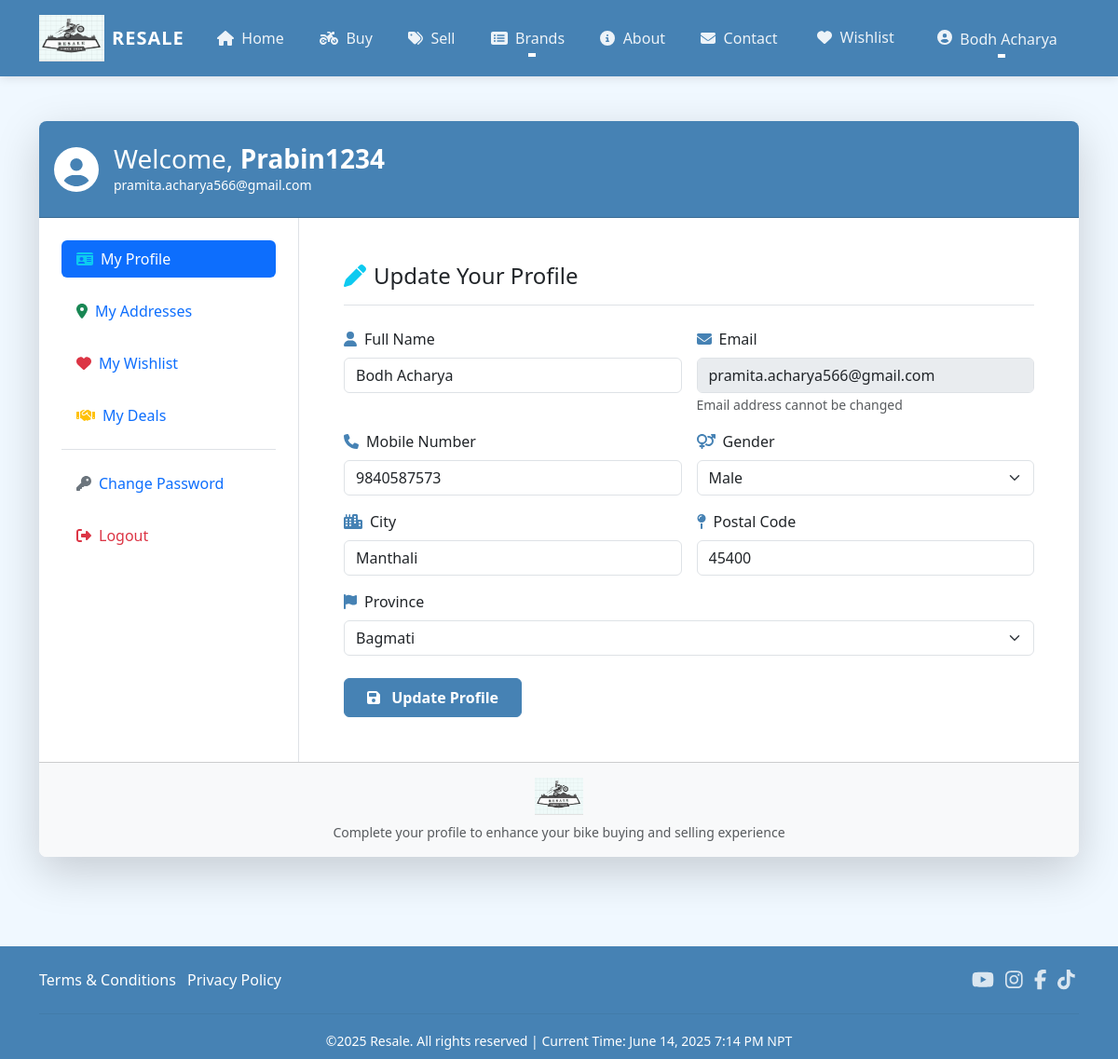
Screenshot of /profile/ (signed in) with the database file from the repository.
### proj/models.py (models this page shows, shortened)
class Customer(models.Model):
    user = models.ForeignKey(
        User,
        on_delete=models.CASCADE,
        related_name='customers'  # Added for better querying
    )
    name = models.CharField(
        max_length=200,
        verbose_name='Full Name'
    )
    gender = models.CharField(
        max_length=10,
        choices=GENDER_CHOICES,
        default='',
        verbose_name='Gender'
    )
    city = models.CharField(
        max_length=50,
        verbose_name='City'
    )
    state = models.CharField(
        choices=STATE_CHOICES,
        max_length=100,
        verbose_name='Province'
    )
    mobile = models.CharField(  # Changed to CharField
        max_length=10,
        validators=[MinLengthValidator(10)],  # For 10-digit numbers
        verbose_name='Mobile Number'
    )
    zipcode = models.CharField(  # Changed to CharField
        max_length=10,
        verbose_name='Postal Code'
    )
    class Meta:
        verbose_name = 'Customer'
        verbose_name_plural = 'Customers'
        ordering = ['name']

### proj/views.py (the view, shortened to what this page needs)
# urls.py: path('profile/',views.ProfileView.as_view(),name='profile'),
@method_decorator(login_required, name='dispatch')
class ProfileView(View):
    def get(self, request):
        existing_profile = Customer.objects.filter(user=request.user).first()
        if existing_profile:
            form = CustomerProfileForm(instance=existing_profile)
            has_profile = True
        else:
            form = CustomerProfileForm(initial={
                'name': request.user.get_full_name() or request.user.username,
                'email': request.user.email
            })
            has_profile = False
        return render(request, 'proj/profile.html', {'form': form, 'has_profile': has_profile})

### proj/forms.py (shortened to what this page needs)
class CustomerProfileForm(forms.ModelForm):
    email = forms.EmailField(
        required=False,
        disabled=True,
        widget=forms.EmailInput(attrs={'class': 'form-control'})
    )
    class Meta:
        model = Customer
        fields = ['name', 'gender', 'city', 'state', 'mobile', 'zipcode']
        widgets = {
            'name': forms.TextInput(attrs={'class': 'form-control'}),
            'gender': forms.Select(attrs={'class': 'form-select'}),
            'city': forms.TextInput(attrs={'class': 'form-control'}),
            'state': forms.Select(attrs={'class': 'form-select'}),
            'mobile': forms.TextInput(attrs={'class': 'form-control'}),
            'zipcode': forms.TextInput(attrs={'class': 'form-control'}),
        }
    def __init__(self, *args, **kwargs):
        super().__init__(*args, **kwargs)
        if self.instance and hasattr(self.instance, 'user') and self.instance.user:
            self.fields['email'].initial = self.instance.user.email

### proj/context_processors.py (called while the page is built)
def timezone_context(request):
    nepal_timezone = pytz.timezone('Asia/Kathmandu')
    current_time = datetime.datetime.now(nepal_timezone)
    return {
        'nepal_time': current_time,
        'timezone_name': 'Nepal Standard Time (UTC+5:45)',
        'timezone_short': 'NPT',
    }

### proj/templates/proj/profile.html (shortened to what this page needs)
{% extends 'proj/base.html' %}
{% load static %}
{% block main-content %}
<div class="container py-5">
    <div class="row justify-content-center">
        <div class="col-lg-12">
            <div class="card border-0 shadow-lg rounded-3 overflow-hidden">
                <div class="card-header bg-primary text-white py-4">
                    <div class="d-flex align-items-center">
                        <div class="profile-icon me-3">
                            <i class="fas fa-user-circle fa-3x"></i>
                        </div>
                        <div>
                            <h3 class="mb-0">Welcome, <span class="text-capitalize fw-bold">{{request.user}}</span></h3>
                            <p class="mb-0 small">{{ request.user.email }}</p>
                        </div>
                    </div>
                </div>
                <div class="card-body p-0">
                    <div class="row g-0">
                        <div class="col-md-3 border-end">
                            <div class="nav flex-column nav-pills p-4" role="tablist">
                                <a class="nav-link active mb-3 d-flex align-items-center" href="{% url 'main:profile' %}">
                                    <i class="fas fa-id-card text-info me-2"></i> My Profile
                                </a>
                                <a class="nav-link mb-3 d-flex align-items-center" href="{% url 'main:address' %}">
                                    <i class="fas fa-map-marker-alt text-success me-2"></i> My Addresses
                                </a>
                                <a class="nav-link mb-3 d-flex align-items-center" href="{% url 'main:wishlist' %}">
                                    <i class="fas fa-heart text-danger me-2"></i> My Wishlist
                                </a>
                                <a class="nav-link mb-3 d-flex align-items-center" href="{% url 'main:my_deals' %}">
                                    <i class="fas fa-handshake text-warning me-2"></i> My Deals
                                </a>
                                <div class="mt-auto border-top pt-3 mt-3">
                                    <a class="nav-link mb-3 d-flex align-items-center" href="{% url 'main:passwordchange' %}">
                                        <i class="fas fa-key text-secondary me-2"></i> Change Password
                                    </a>
                                    <form method="post" action="{% url 'main:logout' %}" style="display: inline;">
                                        <button type="submit" class="nav-link text-danger border-0 bg-transparent w-100 text-start d-flex align-items-center">
                                            <i class="fas fa-sign-out-alt me-2"></i> Logout
                                        </button>
                                    </form>
                                </div>
                            </div>
                        </div>
                        <div class="col-md-9">
                            <div class="p-4 p-md-5">
                                <h4 class="mb-4 border-bottom pb-3">
                                    {% if has_profile %}
                                    <i class="fas fa-pen text-info me-2"></i>Update Your Profile
                                    {% else %}
                                    <i class="fas fa-plus-circle text-info me-2"></i>Create Your Profile
                                    {% endif %}
                                </h4>
                                <form method="post" class="row g-3">
                                    <div class="col-md-6">
                                        <label for="{{ form.name.id_for_label }}" class="form-label"><i class="fas fa-user text-primary me-2"></i>{{ form.name.label }}</label>
                                        {{ form.name }}
                                    </div>
                                    <div class="col-md-6">
                                        <label for="{{ form.email.id_for_label }}" class="form-label"><i class="fas fa-envelope text-primary me-2"></i>Email</label>
                                        {{ form.email }}
                                        <small class="form-text text-muted">Email address cannot be changed</small>
                                    </div>
                                    <div class="col-md-6">
                                        <label for="{{ form.mobile.id_for_label }}" class="form-label"><i class="fas fa-phone text-primary me-2"></i>{{ form.mobile.label }}</label>
                                        {{ form.mobile }}
                                    </div>
                                    <div class="col-md-6">
                                        <label for="{{ form.gender.id_for_label }}" class="form-label"><i class="fas fa-venus-mars text-primary me-2"></i>{{ form.gender.label }}</label>
                                        {{ form.gender }}
                                    </div>
                                    <div class="col-md-6">
                                        <label for="{{ form.city.id_for_label }}" class="form-label"><i class="fas fa-city text-primary me-2"></i>{{ form.city.label }}</label>
                                        {{ form.city }}
                                    </div>
                                    <div class="col-md-6">
                                        <label for="{{ form.zipcode.id_for_label }}" class="form-label"><i class="fas fa-map-pin text-primary me-2"></i>{{ form.zipcode.label }}</label>
                                        {{ form.zipcode }}
                                    </div>
                                    <div class="col-md-12">
                                        <label for="{{ form.state.id_for_label }}" class="form-label"><i class="fas fa-flag text-primary me-2"></i>{{ form.state.label }}</label>
                                        {{ form.state }}
                                    </div>
                                    <div class="col-12 mt-4">
                                        <button type="submit" class="btn btn-primary py-2 px-4 fw-bold">
                                            <i class="fas fa-save me-2"></i>
                                            {% if has_profile %}Update Profile{% else %}Save Profile{% endif %}
                                        </button>
                                    </div>
                                </form>
                            </div>
                        </div>
                    </div>
                </div>
                <div class="card-footer bg-light py-3 text-center">
                    <img src="{% static 'proj/images/logo.png' %}" alt="Resale Logo" height="40">
                    <p class="text-muted mb-0 small mt-2">Complete your profile to enhance your bike buying and selling experience</p>
                </div>
            </div>
        </div>
    </div>
</div>
{% endblock main-content %}

### proj/templates/proj/base.html (shortened to what this page needs)
<!DOCTYPE html>
{% load static %}
<html lang="en">
<head>
    <link href="https://cdn.jsdelivr.net/npm/bootstrap@5.3.5/dist/css/bootstrap.min.css" rel="stylesheet">
    <link rel="stylesheet" href="{% static 'proj/css/owl.carousel.min.css'%}"/>
    <link rel="stylesheet" href="{% static 'proj/css/all.min.css'%}"/>
    <link rel="stylesheet" href="{% static 'proj/css/style.css'%}"/>
</head>
<body>
  <nav class="navbar navbar-expand-lg navbar-dark bg-primary shadow-sm sticky-top">
    <div class="container">
      <a class="navbar-brand d-flex align-items-center" href="/">
        <img src="{%static 'proj/images/logo.png'%}" width="70" height="50" class="me-2"/>
        <span class="fw-bold d-none d-sm-inline">RESALE</span>
      </a>
      <div class="collapse navbar-collapse" id="navbarSupportedContent">
        <ul class="navbar-nav mx-auto mb-2 mb-lg-0">
          {% if request.user.is_authenticated %}
          <li class="nav-item">
            <a class="nav-link nav-item-hover px-3" href="/"><i class="fas fa-home me-1"></i> Home</a>
          </li>
          <li class="nav-item">
            <a class="nav-link nav-item-hover px-3" href="{% url 'main:buy_bikes' %}"><i class="fas fa-motorcycle me-1"></i> Buy</a>
          </li>
          <li class="nav-item">
            <a class="nav-link nav-item-hover px-3" href="{% url 'main:sell_bike' %}"><i class="fas fa-tags me-1"></i> Sell</a>
          </li>
          <li class="nav-item dropdown">
            <a class="nav-link dropdown-toggle nav-item-hover px-3" href="#" role="button" data-bs-toggle="dropdown" aria-expanded="false">
              <i class="fas fa-list-alt me-1"></i> Brands
            </a>
          </li>
          <li class="nav-item">
            <a class="nav-link nav-item-hover px-3" href="{% url 'main:about' %}"><i class="fas fa-info-circle me-1"></i> About</a>
          </li>
          <li class="nav-item">
            <a class="nav-link nav-item-hover px-3" href="{% url 'main:contact' %}"><i class="fas fa-envelope me-1"></i> Contact</a>
          </li>
          {% endif %}
        </ul>
        <ul class="navbar-nav ms-auto mb-2 mb-lg-0">
          {% if request.user.is_authenticated %}
          <li class="nav-item mx-1">
            {% with request.user.wishlist_set.count as wishlist_count %}
              <a href="{% url 'main:wishlist' %}" class="nav-link nav-item-hover px-3 position-relative">
                <i class="fas fa-heart me-1"></i> Wishlist
              </a>
            {% endwith %}
          </li>
          <li class="nav-item dropdown mx-1">
            <a class="nav-link dropdown-toggle nav-item-hover px-3" href="#" id="profileDropdown" role="button" data-bs-toggle="dropdown"
            aria-expanded="false">
              <i class="fas fa-user-circle me-1"></i>
              <span class="text-capitalize">{% if request.user.customers.first.name %}{{ request.user.customers.first.name }}{% else %}{{ request.user.username }}{% endif %}</span>
            </a>
          </li>
          {% endif %}
      </ul>
    </div>
  </nav>
  {% block main-content %}{% endblock main-content %}
  <footer class="footer-green mt-5 pt-4 pb-2 bg-primary text-white">
    <div class="container">
      <div class="row align-items-center">
        <div class="col-md-8 mb-3 mb-md-0">
          <ul class="list-inline mb-2">
            <li class="list-inline-item"><a href="{% url 'main:terms' %}" class="footer-link">Terms & Conditions</a></li>
            <li class="list-inline-item"><a href="{% url 'main:privacy' %}" class="footer-link">Privacy Policy</a></li>
          </ul>
        </div>
        <div class="col-md-4 text-md-end">
          <ul class="list-inline mb-2">
            <li class="list-inline-item mx-1"><a href="https://www.youtube.com/" target="_blank" class="footer-social"><i class="fab fa-youtube fa-lg"></i></a></li>
            <li class="list-inline-item mx-1"><a href="https://www.instagram.com/" target="_blank" class="footer-social"><i class="fab fa-instagram fa-lg"></i></a></li>
            <li class="list-inline-item mx-1"><a href="https://www.facebook.com/" target="_blank" class="footer-social"><i class="fab fa-facebook-f fa-lg"></i></a></li>
            <li class="list-inline-item mx-1"><a href="https://www.tiktok.com/" target="_blank" class="footer-social"><i class="fab fa-tiktok fa-lg"></i></a></li>
          </ul>
        </div>
      </div>
      <hr style="border-color: #366488;">
      <div class="row">
        <div class="col-12 text-center">
          <small>&copy;2025 Resale. All rights reserved | Current Time: {{ nepal_time|date:"F j, Y" }} {{ nepal_time|time:"g:i A" }} {{ timezone_short }}</small>
        </div>
      </div>
    </div>
  </footer>
</body>
</html>

### proj/templates/proj/base.html (style rules this page uses)
:root { --bs-primary: #4682B4; --bs-primary-rgb: 70, 130, 180; }
.bg-primary { background-color: var(--bs-primary) !important; }
.text-primary { color: var(--bs-primary) !important; }
.btn-primary { background-color: var(--bs-primary); border-color: var(--bs-primary); }
.nav-item-hover { color: rgba(255, 255, 255, 0.9) !important; transition: all 0.3s ease; }
.navbar-nav .nav-item .nav-link .text-capitalize { max-width: 120px; white-space: nowrap; overflow: hidden; text-overflow: ellipsis; display: inline-block; vertical-align: middle; }
.footer-green { background: var(--bs-primary) !important; }
.footer-green hr { border-color: #366488; }
.navbar { padding-top: 0.7rem; padding-bottom: 0.7rem; box-shadow: 0 2px 10px rgba(0,0,0,0.1) !important; }
.navbar-brand { font-weight: 700; letter-spacing: 1px; }
.nav-item-hover { position: relative; margin: 0 0.2rem; transition: all 0.3s ease; border-radius: 5px; }
.nav-item-hover::after { content: ''; position: absolute; width: 0; height: 2px; background: #fff; bottom: 0; left: 50%; transform: translateX(-50%); transition: width 0.3s; }
.footer-green { background: var(--bs-primary) !important; color: #fff; }
.footer-link { color: #fff; text-decoration: none; transition: color 0.2s ease; }
.footer-social { color: #fff; opacity: 0.8; transition: opacity 0.2s ease; }
body { background-color: #f0f8ff; }

### proj/templates/proj/profile.html (style rules this page uses)
.card { transition: transform 0.3s; }
.nav-link { transition: all 0.3s; border-radius: 8px; }
.nav-link:hover, .nav-link.active { background-color: var(--bs-primary); color: white; }

### rows the page displays
Customer: name "Bodh Acharya", mobile "9840587573", gender "Male", city "Manthali", zipcode "45400", state "Bagmati"

### other values shown
{{ request.user.customers.first.name }} "Bodh Acharya"
{{ request.user }} "Prabin1234"
{{ request.user.email }} "pramita.acharya566@gmail.com"
{{ nepal_time|date:"F j, Y" }} "June 14, 2025"
{{ timezone_short }} "NPT"
